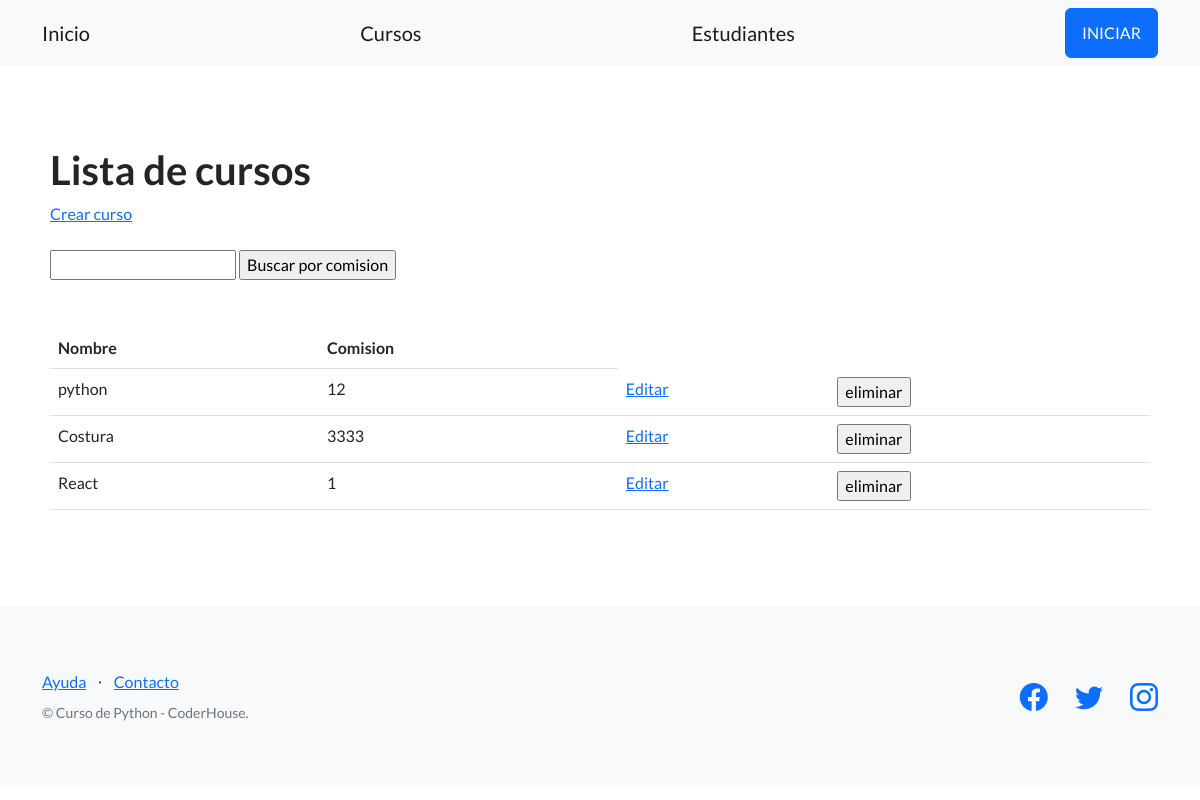
/estudios/cursos/, run on an earlier commit of the app's database.
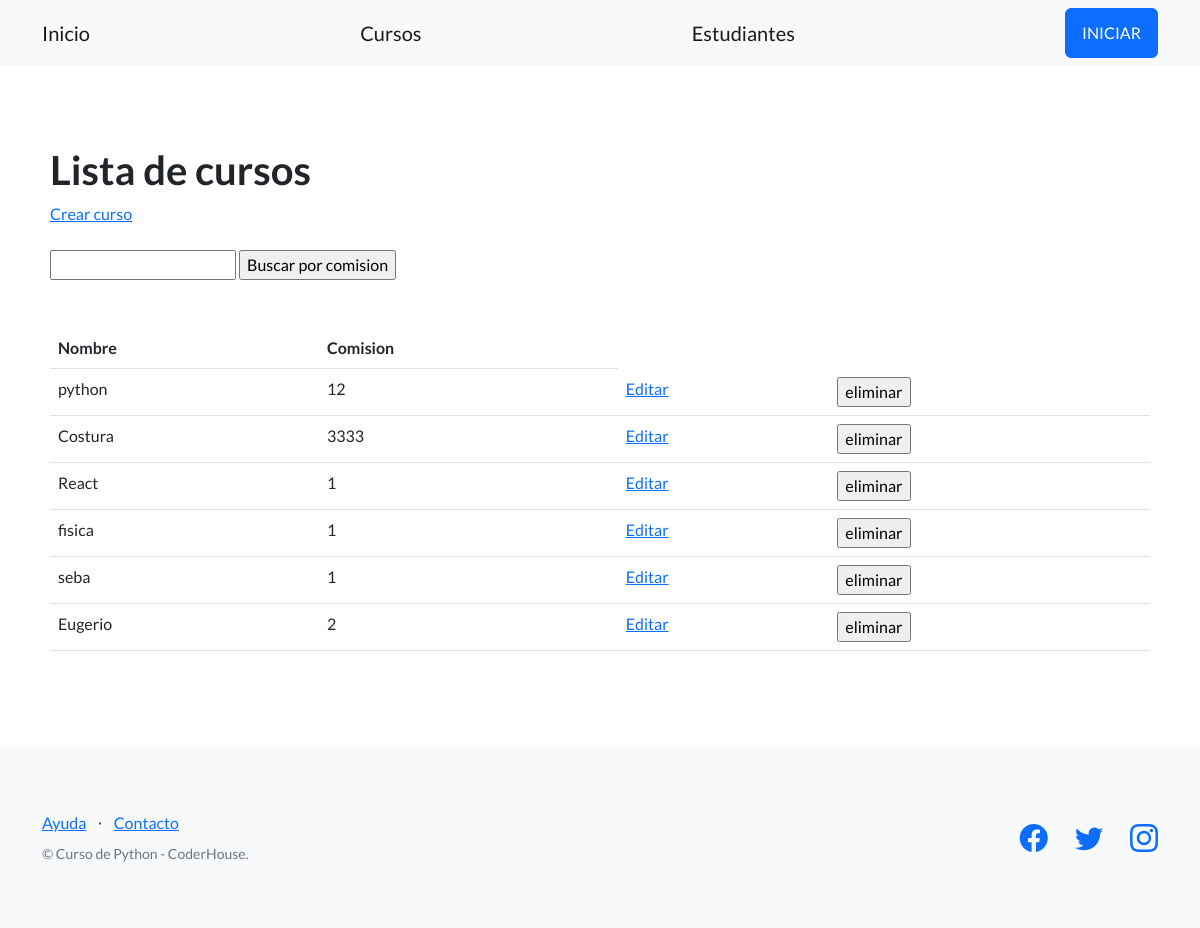
And on a later commit of the database.
### contol_estudios/models.py (models this page shows, shortened)
class Curso(models.Model):
    nombre=models.CharField(max_length=30)
    comision=models.IntegerField()

### contol_estudios/views.py (the view)
# urls.py: path("cursos/",lista_cursos, name="lista_cursos"),
def lista_cursos(request):
    contexto={
        "cursos": Curso.objects.all()
    }
    http_responde=render(
    request= request,
    template_name='contol_estudios/lista_cursos.html',
    context= contexto,
    )
    return http_responde

### contol_estudios/templates/contol_estudios/lista_cursos.html (shortened to what this page needs)
{% extends "contol_estudios/base.html"%}
{% block contenido %}
<section>
    <div>
        <h1> Lista de cursos </h1>
        <a href={% url 'crear_curso' %} > Crear curso </a>
        <br><br>
        <form  action="{% url 'buscar_curso' %}" method="POST" >
            <input type="text" name="busqueda">
            <input type="submit" value="Buscar por comision">
        </form>
        <br><br>
        <table class="table">
            <tbody>
            <tr>
            <th>Nombre</th>
            <th>Comision</th>
            </tr>
            {% for curso in cursos %}
            <tr>
            <td>{{ curso.nombre }}</td>
            <td>{{ curso.comision }}</td>
            <td>
                <a href="{% url 'editar_curso' curso.id %}">Editar</a>
            </td>
            <td>
                <form action="{% url 'eliminar_curso' curso.id %}" method="post">
                    <input type="submit" value="eliminar"/>
                </form>
            </td>
            </tr>
            {% endfor %}
            </tbody>
            </table>
    </div>
</section>
{% endblock contenido %}

### contol_estudios/templates/contol_estudios/base.html (shortened to what this page needs)
{% load static %}
<!DOCTYPE html>
<html lang="en">
    <head>
        <link href="https://cdn.jsdelivr.net/npm/bootstrap-icons@1.5.0/font/bootstrap-icons.css" rel="stylesheet" type="text/css" />
        <link href="{% static 'css\styles.css' %}" rel="stylesheet" />
    </head>
    <body>
        <nav class="navbar navbar-light bg-light static-top">
            <div class="container">
                <a class="navbar-brand" href="{% url 'Inicio' %}">Inicio</a>
                <a class="navbar-brand" href="{% url 'lista_cursos' %}">Cursos</a>
                <a class="navbar-brand" href="{% url 'lista_estudiante' %}">Estudiantes</a>
                <a class="btn btn-primary" href="#signup">INICIAR</a>
            </div>
        </nav>
        <section style="padding:80px 50px;">
        {% block contenido %}
        {% endblock contenido %}
        </section>
        <footer class="footer bg-light">
            <div class="container">
                <div class="row">
                    <div class="col-lg-6 h-100 text-center text-lg-start my-auto">
                        <ul class="list-inline mb-2">
                            <li class="list-inline-item"><a href="#!">Ayuda</a></li>
                            <li class="list-inline-item">⋅</li>
                            <li class="list-inline-item"><a href="#!">Contacto</a></li>
                        </ul>
                        <p class="text-muted small mb-4 mb-lg-0">&copy; Curso de Python - CoderHouse.</p>
                    </div>
                    <div class="col-lg-6 h-100 text-center text-lg-end my-auto">
                        <ul class="list-inline mb-0">
                            <li class="list-inline-item me-4">
                                <a href="#!"><i class="bi-facebook fs-3"></i></a>
                            </li>
                            <li class="list-inline-item me-4">
                                <a href="#!"><i class="bi-twitter fs-3"></i></a>
                            </li>
                            <li class="list-inline-item">
                                <a href="https://www.instagram.com/espndeportes/?hl=es"><i class="bi-instagram fs-3"></i></a>
                            </li>
                        </ul>
                    </div>
                </div>
            </div>
        </footer>
    </body>
</html>

What changed in the data, as far as the page shows it:
added Curso: nombre "fisica", comision "1"
added Curso: nombre "seba", comision "1"
added Curso: nombre "Eugerio", comision "2"
